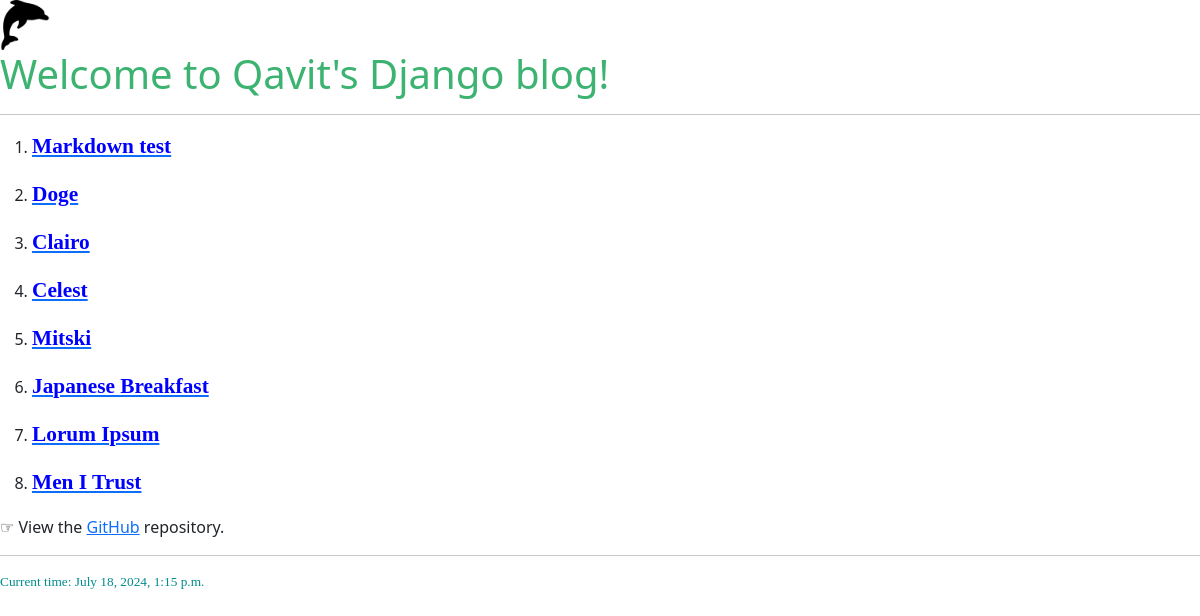
The page / on the database its author committed.
### blog_post/models.py (models this page shows, shortened)
class Post(models.Model):
    title = models.CharField(max_length=200)
    slug = models.CharField(max_length=200)
    content = models.TextField()
    pub_date = models.DateTimeField(auto_now_add = True)
    class Meta:
        ordering = ['-pub_date']

### blog_post/views.py (the view)
# urls.py: path('', index),
def index(requests):
    posts = Post.objects.all()
    now = datetime.now()
    return render(requests, "pages/index.html", locals())

### templates/pages/index.html
{% extends "scaffolds/base.html" %}
{% block content %}
    <h1 style="color:MediumSeaGreen">Welcome to Qavit's Django blog!</h1>
    <hr>
    <ol>
    {% for post in posts %}
        <li><a href="post/{{post.slug}}">
            <p class="post_title"> {{ post.title }}</p>
        </a></li>
    {% endfor %}
    </ol>
    ☞ View the <a href="https://github.com/qavit/Django1">GitHub<a> repository.
{% endblock %}

### templates/components/header.css.html (style rules this page uses)
.post_title { color: blue; font-family: Optima; font-size: 16pt; font-weight: bold; }

### rows shown on the page
Post: title "Markdown test"
Post: title "Doge"
Post: title "Clairo"
Post: title "Celest"
Post: title "Mitski"
Post: title "Japanese Breakfast"
Post: title "Lorum Ipsum"
Post: title "Men I Trust"
